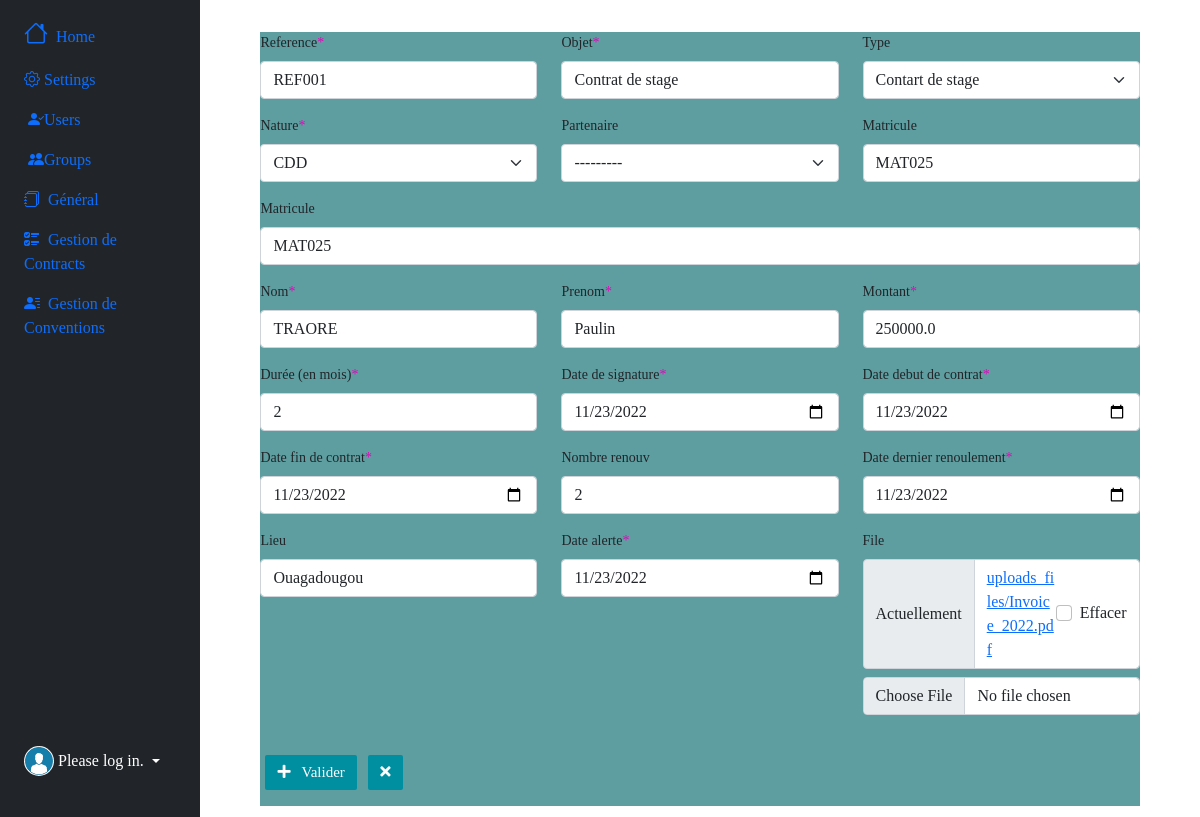
The page /gestioncontrat/edit/1 on the database as committed earlier.
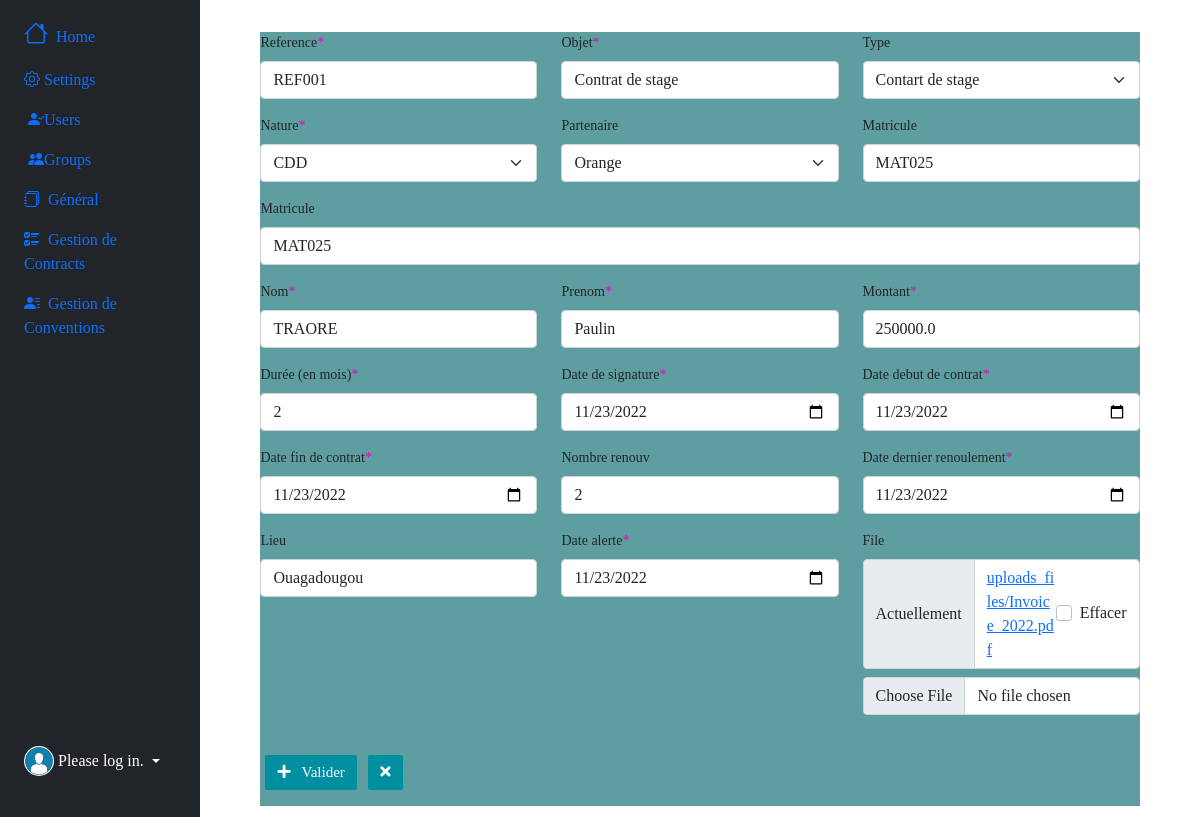
The same page on the database as committed later.
### gestioncontrat/models.py (models this page shows, shortened)
class Travail(models.Model):
    type = models.ForeignKey(Type, on_delete=models.CASCADE, null=True, blank=True)
    partenaire = models.ForeignKey(Partenaire, on_delete=models.CASCADE, null=True, blank=True)
    structure = models.ForeignKey(Structure, on_delete=models.CASCADE, null=True, blank=True)
    reference = models.CharField(max_length=10)
    objet = models.TextField(null=True, blank=True)
    nature = models.CharField(max_length=100, null=True, blank=True)
    matricule = models.CharField(max_length=10, null=True, blank=True)
    nom = models.CharField(max_length=60)
    prenom = models.CharField(max_length=80)
    montant = models.FloatField()
    duree = models.CharField(max_length=10)
    date_signature = models.DateField(null=True, blank=True)
    date_debut = models.DateField()
    date_fin = models.DateField(null=True, blank=True)
    nombre_renouv = models.IntegerField(null=True, blank=True)
    date_renouvel = models.DateField(null=True, blank=True)
    lieu = models.CharField(max_length=100, null=True, blank=True)
    date_alerte = models.DateField()
    file = models.FileField(upload_to='uploads_files/', null=True, blank=True)
    archive =models.BooleanField(default=False, null=True)
    created_at =models.DateField(auto_now_add=True)
    updated_at = models.DateField(auto_now=True)

### gestioncontrat/views.py (the view)
# urls.py: path('gestioncontrat/edit/<int:id>', views.edit_contrat, name="edit_contrat"),
def edit_contrat(request, id):
    contrat = Travail.objects.get(id=id)
    if request.method == 'POST':
        form = TravailForm(request.POST,request.FILES, instance=contrat)
        if form.is_valid():
            form.save(id)
            messages.success(request, f"successfully!! {contrat.reference} was edited !")
            return redirect('contrat')
    else:
        form = TravailForm(instance=contrat)
    return render(request, 'gestioncontrat/edit.html', {'form':form})

### gestioncontrat/models.py (called while the page is built)
    def __str__(self):
        return self.nom

    def __str__(self):
        return self.libelle

### gestioncontrat/templates/gestioncontrat/edit.html (shortened to what this page needs)
{% extends 'index.html' %}
{% load crispy_forms_tags %}
{% load bootstrap_icons %}
{% block main%}
   <div class="container mt-3" style="width: 95%; font-size: 14px">
      <form method="POST" autocomplete="off" enctype="multipart/form-data" style="background-color: #5F9EA0;">
         <div class="row">
            <div class="col-4">{{form.reference|as_crispy_field}}</div>
            <div class="col-4">{{form.objet|as_crispy_field}}</div>
            <div class="col-4">{{form.type|as_crispy_field}}</div>
         </div>
         <div class="row">
            <div class="col-4">{{form.nature|as_crispy_field}}</div>
            <div class="col-4">{{form.partenaire|as_crispy_field}}</div>
            <div class="col-4">{{form.matricule|as_crispy_field}}</div>
         </div>
         <div class="row">
            <div class="col-12">{{form.matricule|as_crispy_field}}</div>
         </div>
         <div class="row">
            <div class="col-4">{{form.nom|as_crispy_field}}</div>
            <div class="col-4">{{form.prenom|as_crispy_field}}</div>
            <div class="col-4">{{form.montant|as_crispy_field}}</div>
         </div>
           <div class="row">
            <div class="col-4">{{form.duree|as_crispy_field}}</div>
            <div class="col-4">{{form.date_signature|as_crispy_field}}</div>
            <div class="col-4">{{form.date_debut|as_crispy_field}}</div>
         </div>
         <div class="row">
            <div class="col-4">{{form.date_fin|as_crispy_field}}</div>
            <div class="col-4">{{form.nombre_renouv|as_crispy_field}}</div>
            <div class="col-4">{{form.date_renouvel|as_crispy_field}}</div>
         </div>
         <div class="row">
            <div class="col-4">{{form.lieu|as_crispy_field}}</div>
            <div class="col-4">{{form.date_alerte|as_crispy_field}}</div>
            <div class="col-4"> {{form.file|as_crispy_field}}</div>
         </div>
         <div class="mt-4" style="width: 100p%;">
            <button style= "font-size: 15px;" type="submit" class="btn btn-success mb-3">
            <i class="fas fa-plus"></i>&nbsp;&nbsp; Valider
            </button>
            <a style= "font-size: 15px;" href="{% url 'contrat' %}" type="button" class="btn btn-outline-danger mb-3 ms-2" style="wdith: 50px;" title="Close">
                  <i class="fas fa-times"></i>
            </a>
         </div>
      </form>
   </div>
{% endblock main%}

Rows that differ between the two databases and show on the page:
changed Travail "REF001": partenaire "---------" → "Orange"
